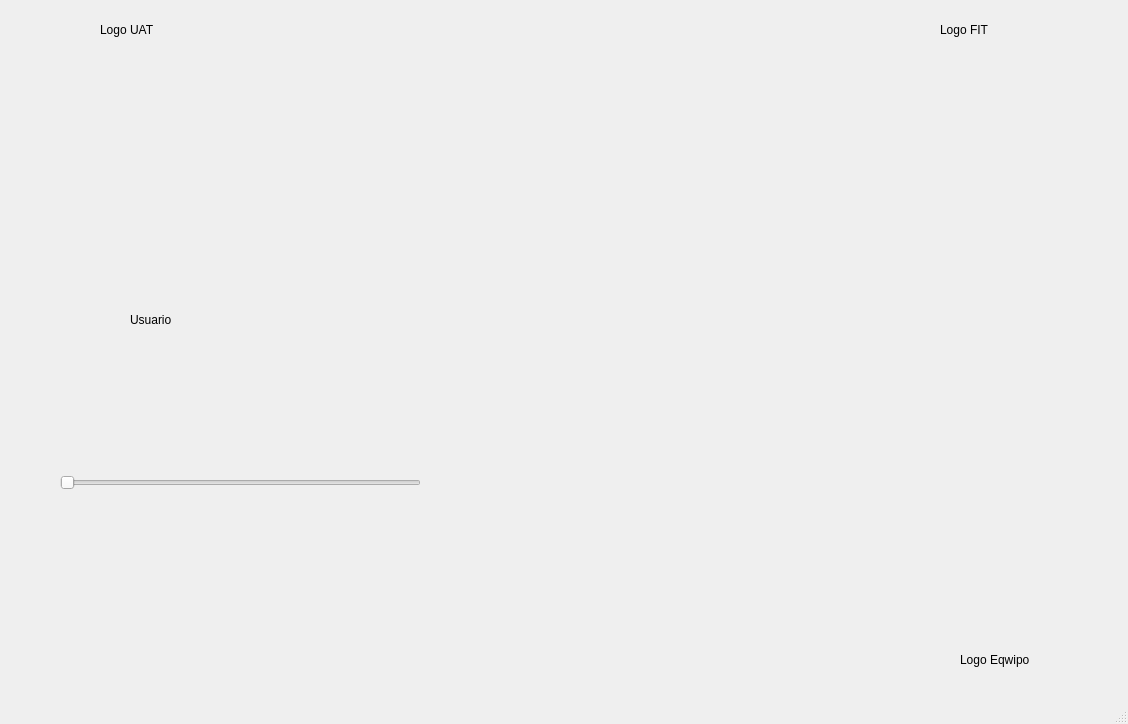
<?xml version="1.0" encoding="UTF-8"?>
<ui version="4.0">
 <class>MainWindow</class>
 <widget class="QMainWindow" name="MainWindow">
  <property name="geometry">
   <rect>
    <x>0</x>
    <y>0</y>
    <width>1128</width>
    <height>724</height>
   </rect>
  </property>
  <property name="windowTitle">
   <string>MainWindow</string>
  </property>
  <widget class="QWidget" name="centralwidget">
   <widget class="QLabel" name="label">
    <property name="geometry">
     <rect>
      <x>100</x>
      <y>20</y>
      <width>63</width>
      <height>20</height>
     </rect>
    </property>
    <property name="text">
     <string>Logo UAT</string>
    </property>
   </widget>
   <widget class="QLabel" name="label_2">
    <property name="geometry">
     <rect>
      <x>940</x>
      <y>20</y>
      <width>63</width>
      <height>20</height>
     </rect>
    </property>
    <property name="text">
     <string>Logo FIT</string>
    </property>
   </widget>
   <widget class="QLabel" name="label_3">
    <property name="geometry">
     <rect>
      <x>960</x>
      <y>650</y>
      <width>91</width>
      <height>20</height>
     </rect>
    </property>
    <property name="text">
     <string>Logo Eqwipo</string>
    </property>
   </widget>
   <widget class="QLabel" name="label_4">
    <property name="geometry">
     <rect>
      <x>40</x>
      <y>50</y>
      <width>191</width>
      <height>151</height>
     </rect>
    </property>
    <property name="text">
     <string/>
    </property>
    <property name="pixmap">
     <pixmap resource="Resource.qrc">:/Todo/GoldenglowGG.jpg</pixmap>
    </property>
    <property name="scaledContents">
     <bool>true</bool>
    </property>
   </widget>
   <widget class="QLabel" name="label_5">
    <property name="geometry">
     <rect>
      <x>860</x>
      <y>50</y>
      <width>191</width>
      <height>151</height>
     </rect>
    </property>
    <property name="text">
     <string/>
    </property>
    <property name="pixmap">
     <pixmap resource="Resource.qrc">:/Todo/GoldenglowGG.jpg</pixmap>
    </property>
    <property name="scaledContents">
     <bool>true</bool>
    </property>
   </widget>
   <widget class="QLabel" name="label_6">
    <property name="geometry">
     <rect>
      <x>910</x>
      <y>500</y>
      <width>191</width>
      <height>151</height>
     </rect>
    </property>
    <property name="text">
     <string/>
    </property>
    <property name="pixmap">
     <pixmap resource="Resource.qrc">:/Todo/GoldenglowGG.jpg</pixmap>
    </property>
    <property name="scaledContents">
     <bool>true</bool>
    </property>
   </widget>
   <widget class="QLabel" name="label_7">
    <property name="geometry">
     <rect>
      <x>530</x>
      <y>210</y>
      <width>301</width>
      <height>351</height>
     </rect>
    </property>
    <property name="text">
     <string/>
    </property>
    <property name="pixmap">
     <pixmap resource="Resource.qrc">:/Todo/GoldenglowGG.jpg</pixmap>
    </property>
    <property name="scaledContents">
     <bool>true</bool>
    </property>
   </widget>
   <widget class="QLabel" name="label_8">
    <property name="geometry">
     <rect>
      <x>130</x>
      <y>310</y>
      <width>63</width>
      <height>20</height>
     </rect>
    </property>
    <property name="text">
     <string>Usuario</string>
    </property>
   </widget>
   <widget class="QSlider" name="horizontalSlider">
    <property name="geometry">
     <rect>
      <x>60</x>
      <y>457</y>
      <width>361</width>
      <height>51</height>
     </rect>
    </property>
    <property name="orientation">
     <enum>Qt::Horizontal</enum>
    </property>
   </widget>
  </widget>
  <widget class="QMenuBar" name="menubar">
   <property name="geometry">
    <rect>
     <x>0</x>
     <y>0</y>
     <width>1128</width>
     <height>25</height>
    </rect>
   </property>
  </widget>
  <widget class="QStatusBar" name="statusbar"/>
 </widget>
 <resources>
  <include location="Resource.qrc"/>
 </resources>
 <connections/>
</ui>
